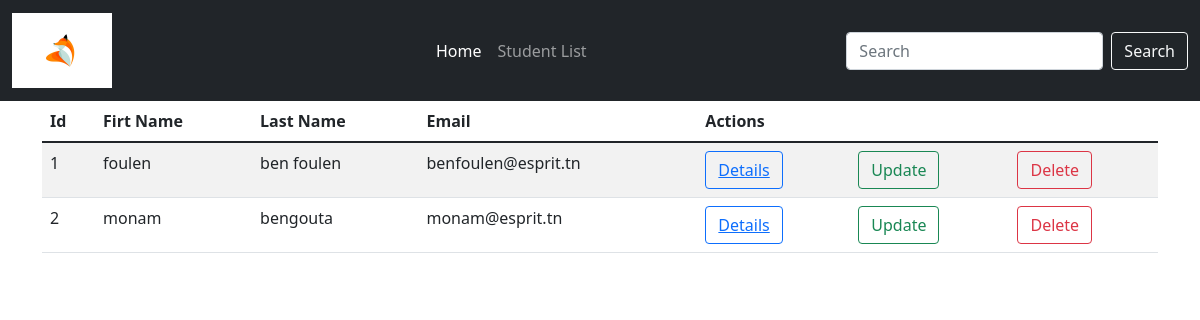
The app's page /hub/liststudent/, older data.
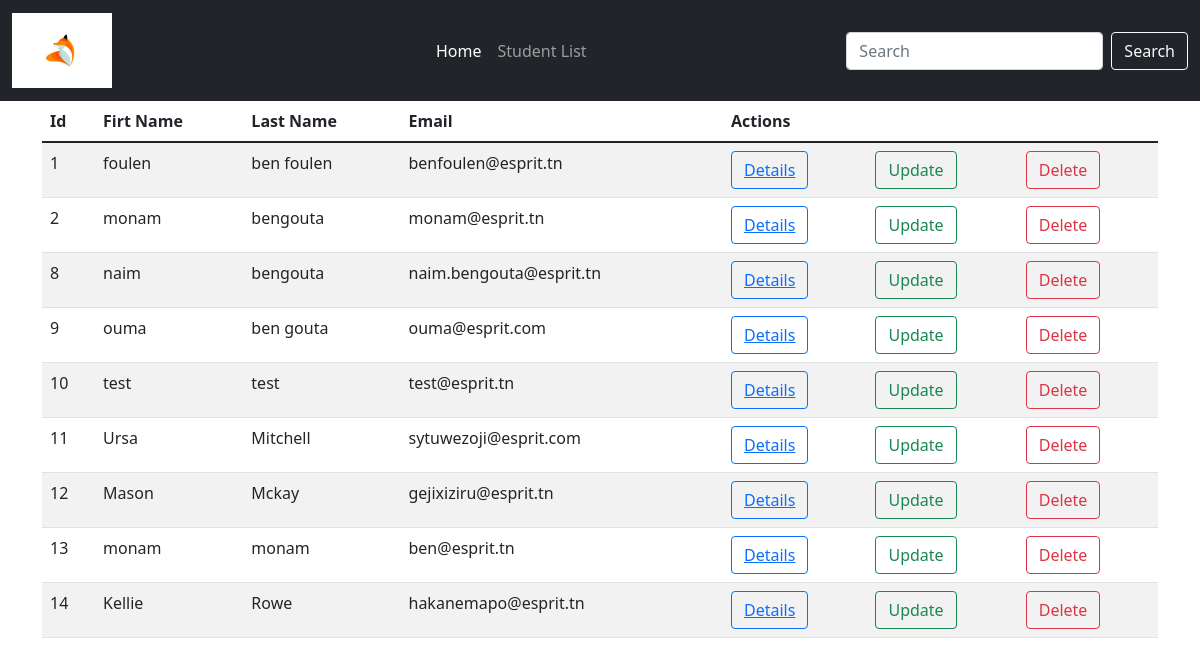
The same page, newer data.
### hub/models.py (models this page shows, shortened)
class User(models.Model):
    first_name=models.CharField(max_length=50)
    last_name=models.CharField(max_length=50)
    email=models.EmailField(
        validators=[
            is_Esprit_Email #custom validator
                    ]
        ) #de base Chrafield

class Student(User):
    pass

class User(models.Model):
    first_name=models.CharField(max_length=50)
    last_name=models.CharField(max_length=50)
    email=models.EmailField(
        validators=[
            is_Esprit_Email #custom validator
                    ]
        ) #de base Chrafield

### hub/views.py (the view)
# urls.py: path('liststudent/',StudentListView.as_view(),name='student_list'),
class StudentListView(ListView):
    model=Student
    template_name="hub/index.html" #default student_list.html
    context_object_name="students" #defaults: object_list

### hub/templates/hub/index.html (shortened to what this page needs)
{% extends 'base.html' %}
{% block content %}
<table class="table table-striped">
    <thead>
    <tr>
    <th>Id</th>
    <th>Firt Name</th>
    <th>Last Name</th>
    <th>Email</th>
    <th>Actions</th>
    </tr>
    </thead>
    <tbody>
        {% for student in object_list %}
            <tr>
                <td>{{student.id}}</td>
                <td>{{student.first_name}}</td>
                <td>{{student.last_name}}</td>
                <td>{{student.email}}</td>
                <td><button class="btn btn-outline-primary"> <a href="">Details</a></button></td>
                <td><button class="btn btn-outline-success"> Update</button></td>
                <td><button class="btn btn-outline-danger"> Delete</button></td>
            </tr>
        {% endfor %}
    </tbody>
  </table>
{% endblock content %}

### projet1/templates/base.html (shortened to what this page needs)
<!doctype html>
<html lang="en">
  <head>
    <link href="https://cdn.jsdelivr.net/npm/bootstrap@5.1.3/dist/css/bootstrap.min.css" rel="stylesheet">
  </head>
  <body>
    {% include 'header.html' with greetings="Hello"  username="Monam Ben Gouta"%}
      <div class="container">
        {% block content %}{% endblock content %}
      </div>
  </body>
</html>

### projet1/templates/header.html (shortened to what this page needs)
{% load static %}
<nav class="navbar navbar-expand-lg navbar-dark bg-dark ">
  <div class="container-fluid">
    <a class="navbar-brand" href="#"><img src="{% static 'logo.png' %}" alt="logo" class="img-fluid w-25"/></a>
    <div class="collapse navbar-collapse" id="navbarSupportedContent">
      <ul class="navbar-nav me-auto mb-2 mb-lg-0">
        <li class="nav-item">
          <a class="nav-link active" aria-current="page" href="{% url 'home' %}">Home</a>
        </li>
        <li class="nav-item">
          <a class="nav-link" href="{% url 'student_list' %}">Student List</a>
        </li>
      </ul>
      <form class="d-flex">
        <input class="form-control me-2" type="search" placeholder="Search" aria-label="Search">
        <button class="btn btn-outline-light" type="submit">Search</button>
      </form>
    </div>
  </div>
</nav>

Row changes from the older to the newer data that the page shows:
added Student: id "8", first_name "naim", last_name "bengouta", email "naim.bengouta@esprit.tn"
added Student: id "9", first_name "ouma", last_name "ben gouta", email "ouma@esprit.com"
added Student: id "10", first_name "test", last_name "test", email "test@esprit.tn"
added Student: id "11", first_name "Ursa", last_name "Mitchell", email "sytuwezoji@esprit.com"
added Student: id "12", first_name "Mason", last_name "Mckay", email "gejixiziru@esprit.tn"
added Student: id "13", first_name "monam", last_name "monam", email "ben@esprit.tn"
added Student: id "14", first_name "Kellie", last_name "Rowe", email "hakanemapo@esprit.tn"
